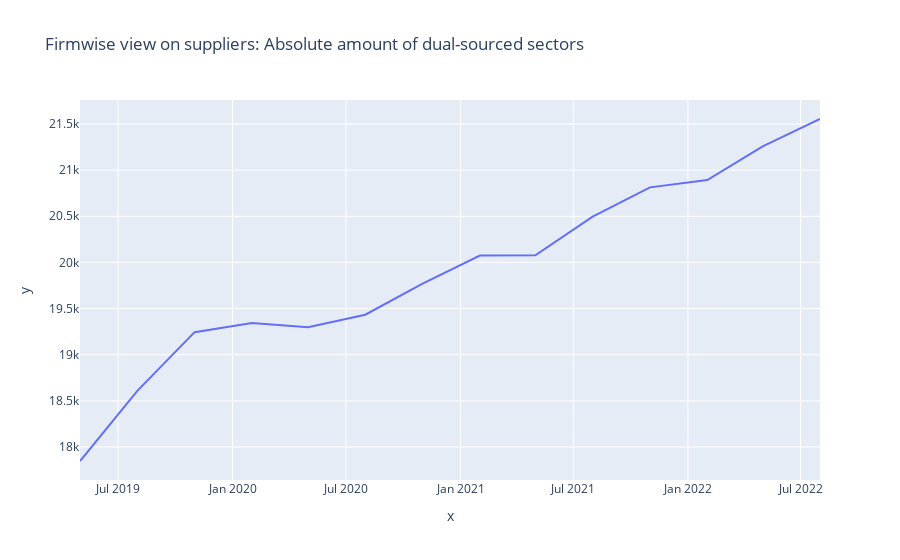

Notebook cell for this chart:
### Code cell
px.line(x=dates, y=abs_amnt_dual_sourcing, title='Firmwise view on suppliers: Absolute amount of dual-sourced sectors')

### Figure 1 — Plotly figure (JSON) as saved in the notebook; plotly's stock layout.template omitted (floating-point values rounded to 4 significant figures)
{"data": [{"hovertemplate": "x=%{x}<br>y=%{y}<extra></extra>", "legendgroup": "", "line": {"color": "#636efa", "dash": "solid"}, "marker": {"symbol": "circle"}, "mode": "lines", "name": "", "orientation": "v", "showlegend": false, "type": "scatter", "x": ["2019-05-01T00:00:00", "2019-08-01T00:00:00", "2019-11-01T00:00:00", "2020-02-01T00:00:00", "2020-05-01T00:00:00", "2020-08-01T00:00:00", "2020-11-01T00:00:00", "2021-02-01T00:00:00", "2021-05-01T00:00:00", "2021-08-01T00:00:00", "2021-11-01T00:00:00", "2022-02-01T00:00:00", "2022-05-01T00:00:00", "2022-08-01T00:00:00"], "xaxis": "x", "y": [17848, 18608, 19244, 19344, 19297, 19433, 19771, 20074, 20078, 20496, 20813, 20892, 21258, 21554], "yaxis": "y"}], "layout": {"legend": {"tracegroupgap": 0}, "title": {"text": "Firmwise view on suppliers: Absolute amount of dual-sourced sectors"}, "xaxis": {"anchor": "y", "domain": [0, 1], "title": {"text": "x"}}, "yaxis": {"anchor": "x", "domain": [0, 1], "title": {"text": "y"}}}}
